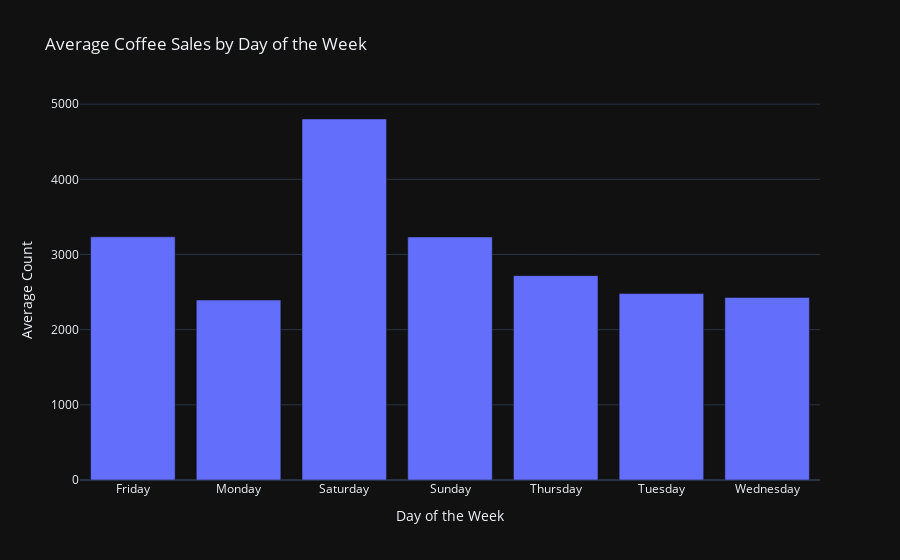

Notebook cell for this chart:
### Markdown cell above
By looking at coffee sales daily, we see that the low values in october 2016 and april 2017 are due to the dataset starting at the end of october and finishing beginning of april. There =fore we don't have data for all those months and cannot properly compare.

### Code cell
# Filter for Coffee and calculate the average count by day of the week
items_avg_by_weekday = (pos_dt.groupby('weekday').size().groupby(level=0).mean().reset_index(name='average_count'))

# Plot the average count using Plotly Express
px.bar( items_avg_by_weekday, x='weekday', y='average_count', template='plotly_dark', 
       title='Average Coffee Sales by Day of the Week', labels={'weekday': 'Day of the Week', 'average_count': 'Average Count'})

### Figure 1 — Plotly figure (JSON) as saved in the notebook; plotly's stock layout.template omitted (floating-point values rounded to 4 significant figures)
{"data": [{"alignmentgroup": "True", "hovertemplate": "Day of the Week=%{x}<br>Average Count=%{y}<extra></extra>", "legendgroup": "", "marker": {"color": "#636efa", "pattern": {"shape": ""}}, "name": "", "offsetgroup": "", "orientation": "v", "showlegend": false, "textposition": "auto", "type": "bar", "x": ["Friday", "Monday", "Saturday", "Sunday", "Thursday", "Tuesday", "Wednesday"], "xaxis": "x", "y": [3235, 2394, 4803, 3233, 2719, 2480, 2429], "yaxis": "y"}], "layout": {"barmode": "relative", "legend": {"tracegroupgap": 0}, "title": {"text": "Average Coffee Sales by Day of the Week"}, "xaxis": {"anchor": "y", "domain": [0, 1], "title": {"text": "Day of the Week"}}, "yaxis": {"anchor": "x", "domain": [0, 1], "title": {"text": "Average Count"}}}}
